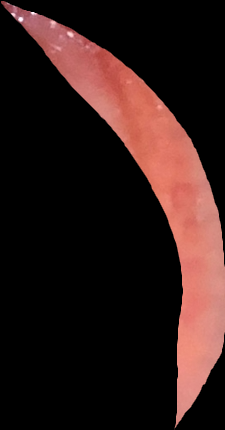
#> input picture anemic/Anemic-001RA (4).png, 225 x 430 px; its folder holds only this picture in this run
$ jupyter execute --allow-errors 'KELOMPOK12_ML_LP_6-MODUL Pra-UTS.ipynb'
#> lines starting #> are read from the running program, lines starting #| are printed output that depends on the picture
[cell 1]
# Sheva Haya Milano (105222036)
# Fitria Nurhaliza (105222035)
# Mini Project Klasifikasi gambar menggunakan model SVM

import os
import glob
import pandas as pd
import numpy as np
import cv2
import matplotlib.pyplot as plt
from PIL import Image, ImageStat
import seaborn as sns
from sklearn.neighbors import KNeighborsClassifier
from sklearn.model_selection import train_test_split
from sklearn.metrics import classification_report, confusion_matrix
from sklearn.preprocessing import StandardScaler
from sklearn.svm import SVC
from sklearn.model_selection import train_test_split, GridSearchCV
from sklearn.model_selection import GridSearchCV
from sklearn.metrics import classification_report, confusion_matrix, accuracy_score
from sklearn.preprocessing import StandardScaler
from sklearn.metrics import roc_curve, auc, roc_auc_score
from sklearn.model_selection import cross_val_score

[cell 2]
### EDA

[cell 3]
# Path ke folder dataset
anemic_folder = "anemic"
nonanemic_folder = "nonanemic"

# Fungsi untuk membaca semua gambar dari folder
def load_images_from_folder(folder):
#> called with folder = 'anemic'
    images = []
    for filename in os.listdir(folder):
        img_path = os.path.join(folder, filename)
        if os.path.isfile(img_path):
            try:
                img = cv2.imread(img_path)
#> img is the input picture: shape (430, 225, 3); mean B, G, R 23.9, 26.3, 46.5
                if img is not None:
                    images.append(img)
            except Exception as e:
                print(f"Error loading {filename}: {e}")
    return images

# Membaca gambar dari kedua folder
anemic_images = load_images_from_folder(anemic_folder)
#> anemic_images = 1 item
#> (the rest of this cell did not finish here and is left out)


print(f"Jumlah gambar anemic: {len(anemic_images)}")
print(f"Jumlah gambar non-anemic: {len(nonanemic_images)}")

# Analisis ukuran gambar
def analyze_image_sizes(images, category):
    heights = []
    widths = []
    channels = []

    for img in images:
        h, w, c = img.shape
        heights.append(h)
        widths.append(w)
        channels.append(c)

    return {
        'category': category,
        'count': len(images),
        'height_mean': np.mean(heights),
        'height_std': np.std(heights),
        'width_mean': np.mean(widths),
        'width_std': np.std(widths),
        'min_height': min(heights),
        'max_height': max(heights),
        'min_width': min(widths),
        'max_width': max(widths)
    }

anemic_stats = analyze_image_sizes(anemic_images, 'anemic')
nonanemic_stats = analyze_image_sizes(nonanemic_images, 'nonanemic')

stats_df = pd.DataFrame([anemic_stats, nonanemic_stats])
print(stats_df)

Hasil output diatas menunjukkan statistik dari dua kategori gambar anemic dan nonanemic. Terdapat 2563 gambar anemic dan 1714 nonanemic. Rata-rata tinggi gambar anemic yang dihasilkan yaitu 151.74 piksel, sedangkan rata-rata tinggi gambar nonanemic yaitu 167.67 piksel. Lebar rata-rata untuk anemic sekitar 151.80 piksel, dan nonanemic 168.20 piksel. Variasi ukuran gambar terlihat dengan tinggi dan lebar maksimum yang sedikit lebih besar pada kategori nonanemic.

[cell 4]
# Visualisasi distribusi warna (contoh untuk beberapa gambar)
def color_analysis(image):
    # Konversikan BGR ke RGB untuk visualisasi yang lebih baik
    image_rgb = cv2.cvtColor(image, cv2.COLOR_BGR2RGB)

    # Flatten(ratakan) gambar
    pixels = image_rgb.reshape(-1, 3)

    # Hitung rata-rata warna
    mean_color = np.mean(pixels, axis=0)

    # Hitung warna histogram
    hist_r = cv2.calcHist([image_rgb], [0], None, [256], [0, 256])
    hist_g = cv2.calcHist([image_rgb], [1], None, [256], [0, 256])
    hist_b = cv2.calcHist([image_rgb], [2], None, [256], [0, 256])

    return mean_color, (hist_r, hist_g, hist_b)

# Analisis sampel gambar
samples_to_show = 5
fig, axes = plt.subplots(2, samples_to_show, figsize=(20, 8))

for i in range(min(samples_to_show, len(anemic_images))):
    axes[0, i].imshow(cv2.cvtColor(anemic_images[i], cv2.COLOR_BGR2RGB))
    axes[0, i].set_title(f"Anemic {i+1}")
    axes[0, i].axis('off')
#> this loop made 1 pass

#> (the rest of this cell did not finish here and is left out)

Gambar diatas menunjukkan bentuk struktur yang berbeda antara dua kategori, pada bagian atas terdapat 5 gambar yang diklasifikasikan sebagai anemic, pada bagian bawah diklasifikasikan sebagai nonanemic.

Gambar anemic menggambarkan ciri-ciri yang terkait dengan kondisi anemia, seperti warna atau tekstur yang berbeda. Sedangkan, gambar nonanemic menunjukkan karakteristik yang lebih normal atau sehat.

[cell 5]
# Analisis histogram warna untuk sampel
fig, axes = plt.subplots(2, 3, figsize=(15, 10))

# Pilih gambar sampel dari masing-masing kategori
anemic_sample = anemic_images[0] if len(anemic_images) > 0 else None
#> (the rest of this cell did not finish here and is left out)

Visualisasi diatas menunjukkan pada sebelah kiri terdapat contoh gambar dari setiap kategori, yang menunjukkan adanya perbedaan. Pada histogram RGB pada kategori anemic menunjukkan nilai yang lebih rendah secara keseluruhan, sedangkan histogram nonanemic menunjukkan nilai yang lebih tinggi.

Grafik rata-rata RGB menunjukkan kategori non-anemic memiliki nilai rata-rata warna yang lebih tinggi dibanding kategori anemic, yang mana ini menunjukkan adanya perbedaan yang signifikan dalam karakteristik visual antara kedua kategori diatas.

[cell 6]
# Analisis distribusi aspek rasio gambar
def analyze_aspect_ratios(images, category):
#> called with category = 'Anemic'
    ratios = []
    for img in images:
        h, w = img.shape[:2]
        ratio = w / h
        ratios.append(ratio)
#> this loop made 1 pass
#> (h, w, ratio) on pass 1: (430, 225, 0.523)
#> after the loop, ratios = [0.523]
    return ratios

anemic_ratios = analyze_aspect_ratios(anemic_images, 'Anemic')
#> anemic_ratios = [0.523]
#> (the rest of this cell did not finish here and is left out)

Gambar diatas menunjukkan distribusi rasio aspek gambar (Width/Height).
- Histogram kategori anemic terdapat pada warna biru menunjukkan puncak yang lebih tinggi dirasio rendah, dengan banyak gambar memiliki rasio mendekati 1.
- Histogram kategori nonanemic memiliki warna orange, menunjukkan distribusi yang lebih merata dengan beberapa gambar memiliki rasio yang lebih tinggi.
- Perbedaan diatas menunjukkan gambar anemic memiliki proporsi yang lebih sama, sementara nonanemic memiliki variasi yang lebih besar dalam rasio aspek, menunjukkan perbedaan dalam bentuk atau ukuran antara kedua kategori tersebut.

[cell 7]
### Preprocessing

[cell 8]
# Fungsi preprocessing
def preprocess_images(images, target_size=(128, 128)):
#> called with target_size = (128, 128)
    processed_images = []

    for img in images:
        # Resize ke ukuran yang sama
        resized = cv2.resize(img, target_size)

        # Konversi ke grayscale
        gray = cv2.cvtColor(resized, cv2.COLOR_BGR2GRAY)

        # Perbaikan kontras dengan CLAHE
        clahe = cv2.createCLAHE(clipLimit=2.0, tileGridSize=(8, 8))
        enhanced = clahe.apply(gray)

        # Normalisasi nilai piksel ke range [0,1]
        normalized = enhanced / 255.0

        processed_images.append(normalized)
#> this loop made 1 pass
#> pass 1, in preprocess_images, `resized = cv2.resize(img, target_size)`:
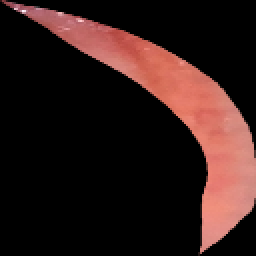
#> resized: shape (128, 128, 3) (shown 2 times larger); mean B, G, R 23.8, 26.3, 46.5
#> pass 1, in preprocess_images, `gray = cv2.cvtColor(resized, cv2.COLOR_BGR2GRAY)`:
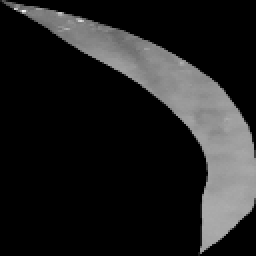
#> gray: shape (128, 128) (shown 2 times larger); min 0, max 247, mean 32
#> pass 1, in preprocess_images, `enhanced = clahe.apply(gray)`:
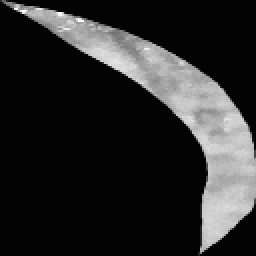
#> enhanced: shape (128, 128) (shown 2 times larger); min 3, max 255, mean 42.1
#> after the loop, processed_images = 1 item

    return np.array(processed_images)

print("Preprocessing images...")
X_anemic = preprocess_images(anemic_images)
#> (the rest of this cell did not finish here and is left out)

Gambar output diatas menunjukkan perbandingan antara gambar anemic asli dan gambar anemic yang telah diproses. pada baris atas menunjukkan gambar asli dari sampel anemic dengan warna yang lebih jelas, dibaris bawah adalah gambar pre-process anemic, gambar ini menunjukkan sampel yang telah melalui proses pra-pemrosesan, detailnya telah disederhanakan atau diubah untuk analisis lebih lanjut.

Perbedaaan ini mencerminkan efek dari pra-pemrosesan yang dapat meningkatkan konsistensi atau menekankan fitur tertentu dalam gambar untuk memudahkan pengenalan pola atau klasifikasi dalam analisis data medis.

[cell 9]
# Visualisasi beberapa gambar non-anemic
plt.figure(figsize=(12, 6))
#> (the rest of this cell did not finish here and is left out)

Output gambar diatas menunjukkan perbandingan antara gambar nonanemic asli dan gambar nonanemic yang telah diproses.
Perbedaan antara kedua baris ini menggambarkan dampak pra-pemrosesan dalam menonjolkan fitur tertentu atau mengurangi kebisingan dalam gambar, yang dapat membantu dalam pengenalan pola dan klasifikasi dalam konteks analisis medis.

[cell 10]
y_anemic = np.ones(len(X_anemic))
#> y_anemic = [1]
#> (the rest of this cell did not finish here and is left out)

$ run again, on anemic/Anemic-016 (6).png
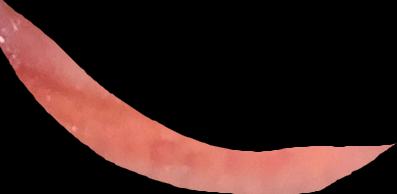
#> input picture anemic/Anemic-016 (6).png, 397 x 194 px
#> in load_images_from_folder, img is the input picture: shape (194, 397, 3); mean B, G, R 28.6, 31.7, 56.3
#> anemic_images = 1 item
#> the loop `for i in range(min(samples_to_show, len(anemic_images))):` made 1 pass
#> the loop in analyze_aspect_ratios, `for img in images:` made 1 pass
#> (h, w, ratio) on pass 1: (194, 397, 2.05)
#> after the loop in analyze_aspect_ratios, `for img in images:`: ratios = [2.05]
#> the loop in preprocess_images, `for img in images:` made 1 pass
#> pass 1, in preprocess_images, `resized = cv2.resize(img, target_size)`:
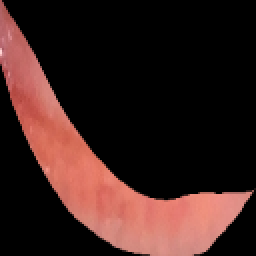
#> resized: shape (128, 128, 3) (shown 2 times larger); mean B, G, R 28.6, 31.7, 56.3
#> pass 1, in preprocess_images, `enhanced = clahe.apply(gray)`:
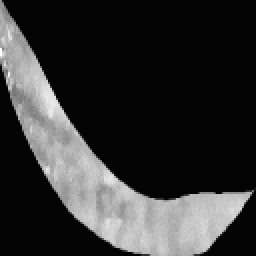
#> enhanced: shape (128, 128) (shown 2 times larger); min 3, max 255, mean 49.9
#> after the loop in preprocess_images, `for img in images:`: processed_images = 1 item
#> y_anemic = [1]

$ run again, on anemic/Anemic-019 (2).png
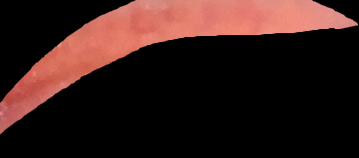
#> input picture anemic/Anemic-019 (2).png, 359 x 158 px
#> in load_images_from_folder, img is the input picture: shape (158, 359, 3); mean B, G, R 25.7, 29.1, 52.9
#> anemic_images = 1 item
#> the loop `for i in range(min(samples_to_show, len(anemic_images))):` made 1 pass
#> the loop in analyze_aspect_ratios, `for img in images:` made 1 pass
#> (h, w, ratio) on pass 1: (158, 359, 2.27)
#> after the loop in analyze_aspect_ratios, `for img in images:`: ratios = [2.27]
#> the loop in preprocess_images, `for img in images:` made 1 pass
#> pass 1, in preprocess_images, `resized = cv2.resize(img, target_size)`:
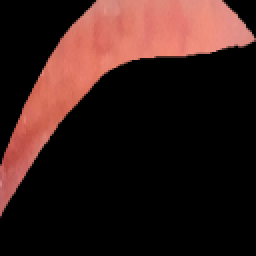
#> resized: shape (128, 128, 3) (shown 2 times larger); mean B, G, R 25.7, 29, 52.8
#> pass 1, in preprocess_images, `enhanced = clahe.apply(gray)`:
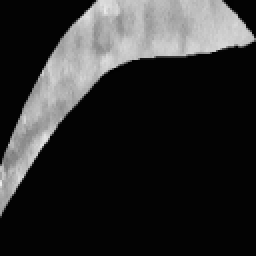
#> enhanced: shape (128, 128) (shown 2 times larger); min 2, max 236, mean 45.9
#> after the loop in preprocess_images, `for img in images:`: processed_images = 1 item
#> y_anemic = [1]

$ run again, on anemic/Anemic-005 (3).png
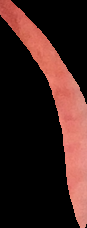
#> input picture anemic/Anemic-005 (3).png, 87 x 228 px
#> in load_images_from_folder, img is the input picture: shape (228, 87, 3); mean B, G, R 28.8, 32.3, 59
#> anemic_images = 1 item
#> the loop `for i in range(min(samples_to_show, len(anemic_images))):` made 1 pass
#> the loop in analyze_aspect_ratios, `for img in images:` made 1 pass
#> (h, w, ratio) on pass 1: (228, 87, 0.382)
#> after the loop in analyze_aspect_ratios, `for img in images:`: ratios = [0.382]
#> the loop in preprocess_images, `for img in images:` made 1 pass
#> pass 1, in preprocess_images, `resized = cv2.resize(img, target_size)`:
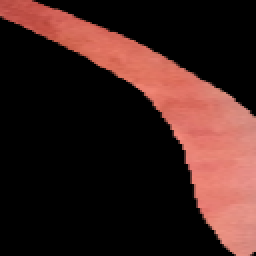
#> resized: shape (128, 128, 3) (shown 2 times larger); mean B, G, R 28.8, 32.3, 59
#> pass 1, in preprocess_images, `enhanced = clahe.apply(gray)`:
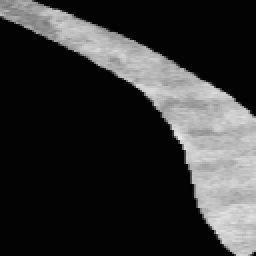
#> enhanced: shape (128, 128) (shown 2 times larger); min 2, max 229, mean 51.4
#> after the loop in preprocess_images, `for img in images:`: processed_images = 1 item
#> y_anemic = [1]
